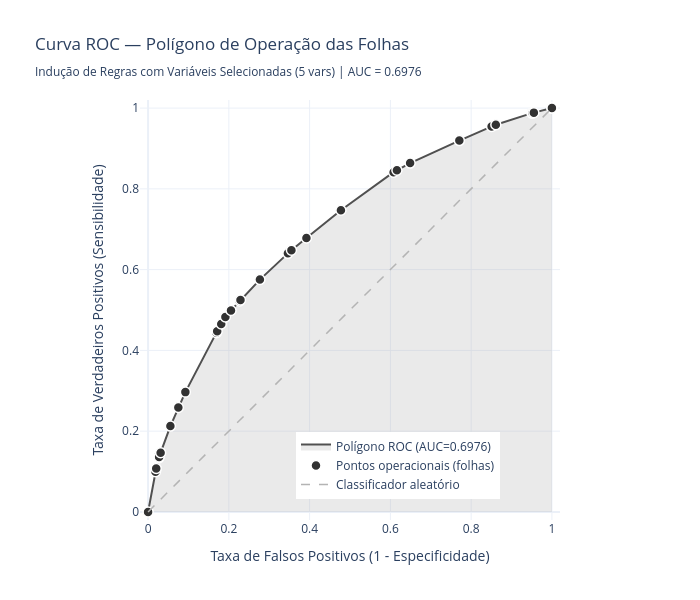

The cell this chart's notebook holds for it:
### Code cell
# ============================================================================
# INDUÇÃO DE REGRAS MELHORADA - Cole isto em uma célula do Jupyter
# ============================================================================

from sklearn.tree import DecisionTreeClassifier, export_text
import numpy as np

# Seus dados
X_train_sel = X_train[VARS_SELECIONADAS]
X_test_sel = X_test[VARS_SELECIONADAS]

# ✅ MODELO MELHORADO (adicione max_depth, min_samples_split, min_samples_leaf)
dt_regras = DecisionTreeClassifier(
    criterion='gini',
    max_depth=5,   
    random_state=SEED
)

dt_regras.fit(X_train_sel, y_train)

# Métricas
metricas_regras = avaliar_modelo(
    f'Indução de Regras com Variáveis Selecionadas ({len(VARS_SELECIONADAS)} vars)',
    dt_regras, X_train_sel, y_train, X_test_sel, y_test
)

print(f"\nProfundidade da árvore : {dt_regras.get_depth()}")
print(f"Número de nós folha    : {dt_regras.get_n_leaves()}")

# Regras em formato texto
print("\nRegras Induzidas:")
print(export_text(dt_regras, feature_names=VARS_SELECIONADAS))

# ============================================================================
# BÔNUS: EXTRAIR REGRAS EM FORMATO LEGÍVEL
# ============================================================================

def extrair_regras_legivel(dt, feature_names):
    """Extrai regras em formato fácil de ler"""
    tree = dt.tree_
    feature_name = [
        feature_names[i] if i != -2 else "undefined"
        for i in tree.feature
    ]
    
    regras = []
    
    def navegar(node, condicoes):
        # Se é folha
        if tree.feature[node] == -2:
            classe = np.argmax(tree.value[node][0])
            valor_max = tree.value[node][0][classe]
            n_amostras = tree.n_node_samples[node]
            confianca = valor_max / n_amostras
            
            if condicoes:
                condicao_str = " E ".join(condicoes)
                regra = f"SE {condicao_str} ENTÃO classe={classe} (confiança={confianca:.0%})"
            else:
                regra = f"Classe padrão: {classe} (confiança={confianca:.0%})"
            
            regras.append(regra)
        
        # Se é nó interno
        else:
            feature = feature_name[node]
            threshold = tree.threshold[node]
            
            # Ramo esquerdo
            condicao_esq = f"{feature} <= {threshold:.3f}"
            navegar(tree.children_left[node], condicoes + [condicao_esq])
            
            # Ramo direito
            condicao_dir = f"{feature} > {threshold:.3f}"
            navegar(tree.children_right[node], condicoes + [condicao_dir])
    
    navegar(0, [])
    return regras


# Usar a função
print("\n" + "="*70)
print("REGRAS EM FORMATO LEGÍVEL:")
print("="*70)


regras = extrair_regras_legivel(dt_regras, VARS_SELECIONADAS)
for i, regra in enumerate(regras, 1):
    print(f"{i}. {regra}")

### Figure 1 — Plotly figure (JSON) as saved in the notebook; plotly's stock layout.template omitted (floating-point values rounded to 4 significant figures)
{"data": [{"fill": "tozeroy", "fillcolor": "rgba(150, 150, 150, 0.2)", "hoverinfo": "skip", "line": {"color": "rgb(80, 80, 80)", "width": 2}, "mode": "lines", "name": "Polígono ROC (AUC=0.6976)", "type": "scatter", "x": [0, 0.01834, 0.02013, 0.02662, 0.02729, 0.03109, 0.05524, 0.07493, 0.09237, 0.1693, 0.1711, 0.1812, 0.1915, 0.2053, 0.2268, 0.2288, 0.2769, 0.3462, 0.355, 0.3921, 0.4775, 0.6079, 0.6162, 0.6488, 0.7707, 0.8506, 0.8611, 0.9506, 0.9517, 0.9553, 0.9998, 1.0], "y": [0, 0.0997, 0.1076, 0.1338, 0.1363, 0.1466, 0.2125, 0.2585, 0.2966, 0.4439, 0.4473, 0.4652, 0.4829, 0.4988, 0.5226, 0.5247, 0.5753, 0.6402, 0.6482, 0.6784, 0.747, 0.8412, 0.846, 0.8637, 0.9195, 0.9546, 0.9588, 0.9875, 0.9878, 0.9887, 1.0, 1.0]}, {"hoverinfo": "text", "hovertext": ["Origem (0,0)", "Folha #30<br>Regras: Age_at_Release > 3.5<br>Prior_Arrest_Episodes_Felony > 0.5<br>Avg_Days_per_DrugTest ≤ 893.5<br>n=409 | Reincidência=80.0%<br>Gini=0.3016", "Folha #55<br>Regras: Prior_Arrest_Episodes_Felony ≤ 7.5<br>Age_at_Release > 5.5<br>Avg_Days_per_DrugTest > 190.56<br>n=34 | Reincidência=76.5%<br>Gini=0.4903", "Folha #23<br>Regras: Age_at_Release ≤ 3.5<br>Jobs_Per_Year > 0.3<br>Jobs_Per_Year ≤ 0.66<br>n=115 | Reincidência=74.8%<br>Gini=0.3283", "Folha #28<br>Regras: Age_at_Release > 3.5<br>Prior_Arrest_Episodes_Felony ≤ 0.5<br>Jobs_Per_Year > 0.61<br>n=11 | Reincidência=72.7%<br>Gini=0.2524", "Folha #44<br>Regras: Jobs_Per_Year > 0.15<br>Jobs_Per_Year ≤ 0.65<br>Jobs_Per_Year > 0.63<br>n=51 | Reincidência=66.7%<br>Gini=0.2948", "Folha #54<br>Regras: Prior_Arrest_Episodes_Felony ≤ 7.5<br>Age_at_Release > 5.5<br>Avg_Days_per_DrugTest ≤ 190.56<br>n=324 | Reincidência=66.7%<br>Gini=0.4028", "Folha #12<br>Regras: Jobs_Per_Year > 0.07<br>Prior_Arrest_Episodes_Felony ≤ 1.5<br>Avg_Days_per_DrugTest ≤ 342.75<br>n=239 | Reincidência=63.2%<br>Gini=0.4938", "Folha #24<br>Regras: Age_at_Release ≤ 3.5<br>Jobs_Per_Year > 0.3<br>Jobs_Per_Year > 0.66<br>n=203 | Reincidência=61.6%<br>Gini=0.463", "Folha #52<br>Regras: Prior_Arrest_Episodes_Felony ≤ 7.5<br>Age_at_Release ≤ 5.5<br>Jobs_Per_Year > 0.15<br>n=827 | Reincidência=58.4%<br>Gini=0.4902", "Folha #20<br>Regras: Age_at_Release ≤ 3.5<br>Jobs_Per_Year ≤ 0.3<br>Avg_Days_per_DrugTest ≤ 29.75<br>n=19 | Reincidência=57.9%<br>Gini=0.4701", "Folha #61<br>Regras: Prior_Arrest_Episodes_Felony > 7.5<br>Age_at_Release > 5.5<br>Prior_Arrest_Episodes_Felony ≤ 9.5<br>n=104 | Reincidência=56.7%<br>Gini=0.4841", "Folha #21<br>Regras: Age_at_Release ≤ 3.5<br>Jobs_Per_Year ≤ 0.3<br>Avg_Days_per_DrugTest > 29.75<br>n=104 | Reincidência=55.8%<br>Gini=0.4924", "Folha #16<br>Regras: Jobs_Per_Year > 0.07<br>Prior_Arrest_Episodes_Felony > 1.5<br>Jobs_Per_Year > 1.01<br>n=114 | Reincidência=45.6%<br>Gini=0.498", "Folha #15<br>Regras: Jobs_Per_Year > 0.07<br>Prior_Arrest_Episodes_Felony > 1.5<br>Jobs_Per_Year ≤ 1.01<br>n=174 | Reincidência=44.8%<br>Gini=0.4857", "Folha #27<br>Regras: Age_at_Release > 3.5<br>Prior_Arrest_Episodes_Felony ≤ 0.5<br>Jobs_Per_Year ≤ 0.61<br>n=16 | Reincidência=43.8%<br>Gini=0.4976", "Folha #43<br>Regras: Jobs_Per_Year > 0.15<br>Jobs_Per_Year ≤ 0.65<br>Jobs_Per_Year ≤ 0.63<br>n=381 | Reincidência=43.6%<br>Gini=0.483", "Folha #62<br>Regras: Prior_Arrest_Episodes_Felony > 7.5<br>Age_at_Release > 5.5<br>Prior_Arrest_Episodes_Felony > 9.5<br>n=523 | Reincidência=40.7%<br>Gini=0.4937", "Folha #6<br>Regras: Jobs_Per_Year ≤ 0.07<br>Supervision_Risk_Score_First ≤ 7.5<br>Age_at_Release > 0.5<br>n=65 | Reincidência=40.0%<br>Gini=0.4912", "Folha #51<br>Regras: Prior_Arrest_Episodes_Felony ≤ 7.5<br>Age_at_Release ≤ 5.5<br>Jobs_Per_Year ≤ 0.15<br>n=265 | Reincidência=37.4%<br>Gini=0.4772", "Folha #47<br>Regras: Jobs_Per_Year > 0.15<br>Jobs_Per_Year > 0.65<br>Jobs_Per_Year > 1.0<br>n=607 | Reincidência=37.1%<br>Gini=0.4666", "Folha #59<br>Regras: Prior_Arrest_Episodes_Felony > 7.5<br>Age_at_Release ≤ 5.5<br>Jobs_Per_Year > 0.15<br>n=892 | Reincidência=34.6%<br>Gini=0.4644", "Folha #5<br>Regras: Jobs_Per_Year ≤ 0.07<br>Supervision_Risk_Score_First ≤ 7.5<br>Age_at_Release ≤ 0.5<br>n=53 | Reincidência=30.2%<br>Gini=0.4082", "Folha #37<br>Regras: Jobs_Per_Year ≤ 0.15<br>Prior_Arrest_Episodes_Felony ≤ 7.5<br>Age_at_Release > 1.5<br>n=204 | Reincidência=28.4%<br>Gini=0.3985", "Folha #46<br>Regras: Jobs_Per_Year > 0.15<br>Jobs_Per_Year > 0.65<br>Jobs_Per_Year ≤ 1.0<br>n=728 | Reincidência=25.1%<br>Gini=0.3725", "Folha #58<br>Regras: Prior_Arrest_Episodes_Felony > 7.5<br>Age_at_Release ≤ 5.5<br>Jobs_Per_Year ≤ 0.15<br>n=472 | Reincidência=24.4%<br>Gini=0.3286", "Folha #9<br>Regras: Jobs_Per_Year ≤ 0.07<br>Supervision_Risk_Score_First > 7.5<br>Prior_Arrest_Episodes_Felony > 0.5<br>n=61 | Reincidência=23.0%<br>Gini=0.2851", "Folha #36<br>Regras: Jobs_Per_Year ≤ 0.15<br>Prior_Arrest_Episodes_Felony ≤ 7.5<br>Age_at_Release ≤ 1.5<br>n=494 | Reincidência=19.0%<br>Gini=0.3079", "Folha #13<br>Regras: Jobs_Per_Year > 0.07<br>Prior_Arrest_Episodes_Felony ≤ 1.5<br>Avg_Days_per_DrugTest > 342.75<br>n=6 | Reincidência=16.7%<br>Gini=0.2778", "Folha #39<br>Regras: Jobs_Per_Year ≤ 0.15<br>Prior_Arrest_Episodes_Felony > 7.5<br>Avg_Days_per_DrugTest ≤ 19.33<br>n=19 | Reincidência=15.8%<br>Gini=0.375", "Folha #40<br>Regras: Jobs_Per_Year ≤ 0.15<br>Prior_Arrest_Episodes_Felony > 7.5<br>Avg_Days_per_DrugTest > 19.33<br>n=236 | Reincidência=15.7%<br>Gini=0.2313", "Folha #8<br>Regras: Jobs_Per_Year ≤ 0.07<br>Supervision_Risk_Score_First > 7.5<br>Prior_Arrest_Episodes_Felony ≤ 0.5<br>n=1 | Reincidência=0.0%<br>Gini=0.0"], "marker": {"color": "rgb(50, 50, 50)", "line": {"color": "white", "width": 1.5}, "size": 10}, "mode": "markers", "name": "Pontos operacionais (folhas)", "type": "scatter", "x": [0, 0.01834, 0.02013, 0.02662, 0.02729, 0.03109, 0.05524, 0.07493, 0.09237, 0.1693, 0.1711, 0.1812, 0.1915, 0.2053, 0.2268, 0.2288, 0.2769, 0.3462, 0.355, 0.3921, 0.4775, 0.6079, 0.6162, 0.6488, 0.7707, 0.8506, 0.8611, 0.9506, 0.9517, 0.9553, 0.9998, 1.0], "y": [0, 0.0997, 0.1076, 0.1338, 0.1363, 0.1466, 0.2125, 0.2585, 0.2966, 0.4439, 0.4473, 0.4652, 0.4829, 0.4988, 0.5226, 0.5247, 0.5753, 0.6402, 0.6482, 0.6784, 0.747, 0.8412, 0.846, 0.8637, 0.9195, 0.9546, 0.9588, 0.9875, 0.9878, 0.9887, 1.0, 1.0]}, {"hoverinfo": "skip", "line": {"color": "rgb(180, 180, 180)", "dash": "dash", "width": 1.5}, "mode": "lines", "name": "Classificador aleatório", "type": "scatter", "x": [0, 1], "y": [0, 1]}], "layout": {"height": 600, "hoverlabel": {"bgcolor": "white", "font": {"size": 11}}, "legend": {"x": 0.4, "y": 0.05}, "title": {"text": "Curva ROC — Polígono de Operação das Folhas<br><sub>Indução de Regras com Variáveis Selecionadas (5 vars) | AUC = 0.6976</sub>"}, "width": 700, "xaxis": {"constrain": "domain", "range": [-0.02, 1.02], "title": {"text": "Taxa de Falsos Positivos (1 - Especificidade)"}}, "yaxis": {"range": [-0.02, 1.02], "scaleanchor": "x", "title": {"text": "Taxa de Verdadeiros Positivos (Sensibilidade)"}}}}
